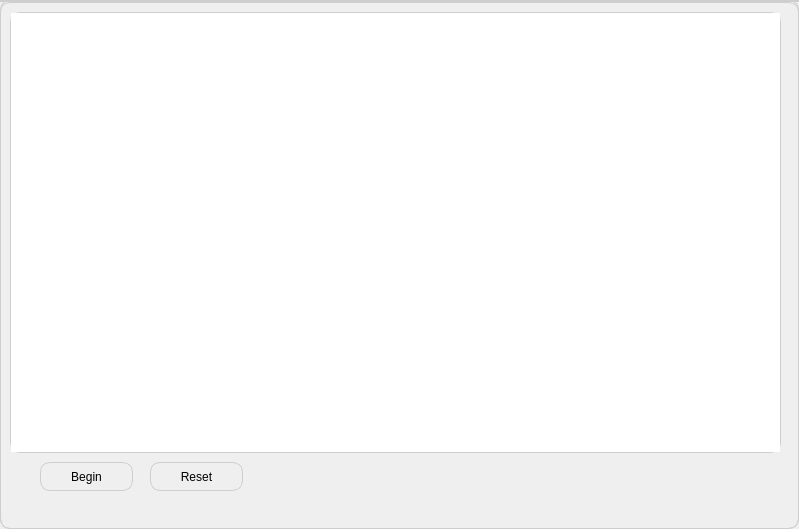
<?xml version="1.0" encoding="UTF-8"?>
<ui version="4.0">
 <class>MainWindow</class>
 <widget class="QMainWindow" name="MainWindow">
  <property name="geometry">
   <rect>
    <x>0</x>
    <y>0</y>
    <width>799</width>
    <height>529</height>
   </rect>
  </property>
  <property name="windowTitle">
   <string>MainWindow</string>
  </property>
  <property name="styleSheet">
   <string notr="true">QWidget {
background-color: qlineargradient(x1: 0, y1: 0, x2: 0, y2: 1,
                                   stop: 0 white, stop: 1 #eaeaea);
 border: 1px solid #cecece;
 border-radius: 10px;
font-size: 12px;
}
QGroupBox {
 border: 1px solid #cecece;
border-radius: 10px;
}

QPushButton:pressed {
    background-color: qlineargradient(x1: 0, y1: 0, x2: 0, y2: 1,
                                      stop: 0 #4193ff, stop: 1 #9eeaff);
}
 QPushButton {
background-color: qlineargradient(x1: 0, y1: 0, x2: 0, y2: 1,
                                   stop: 0 white, stop: 1 #eaeaea);

 border: 0.5px solid rgb(206, 206, 206);
 }
QLabel {
	background-color: rgb(193, 193, 193);
}</string>
  </property>
  <widget class="QWidget" name="centralwidget">
   <widget class="QGraphicsView" name="graphicsView">
    <property name="geometry">
     <rect>
      <x>10</x>
      <y>10</y>
      <width>771</width>
      <height>441</height>
     </rect>
    </property>
   </widget>
   <widget class="QPushButton" name="pushButton">
    <property name="geometry">
     <rect>
      <x>40</x>
      <y>460</y>
      <width>93</width>
      <height>29</height>
     </rect>
    </property>
    <property name="text">
     <string>Begin</string>
    </property>
   </widget>
   <widget class="QPushButton" name="pushButton_2">
    <property name="geometry">
     <rect>
      <x>150</x>
      <y>460</y>
      <width>93</width>
      <height>29</height>
     </rect>
    </property>
    <property name="text">
     <string>Reset</string>
    </property>
   </widget>
  </widget>
  <widget class="QMenuBar" name="menubar">
   <property name="geometry">
    <rect>
     <x>0</x>
     <y>0</y>
     <width>799</width>
     <height>24</height>
    </rect>
   </property>
  </widget>
 </widget>
 <resources/>
 <connections/>
</ui>
